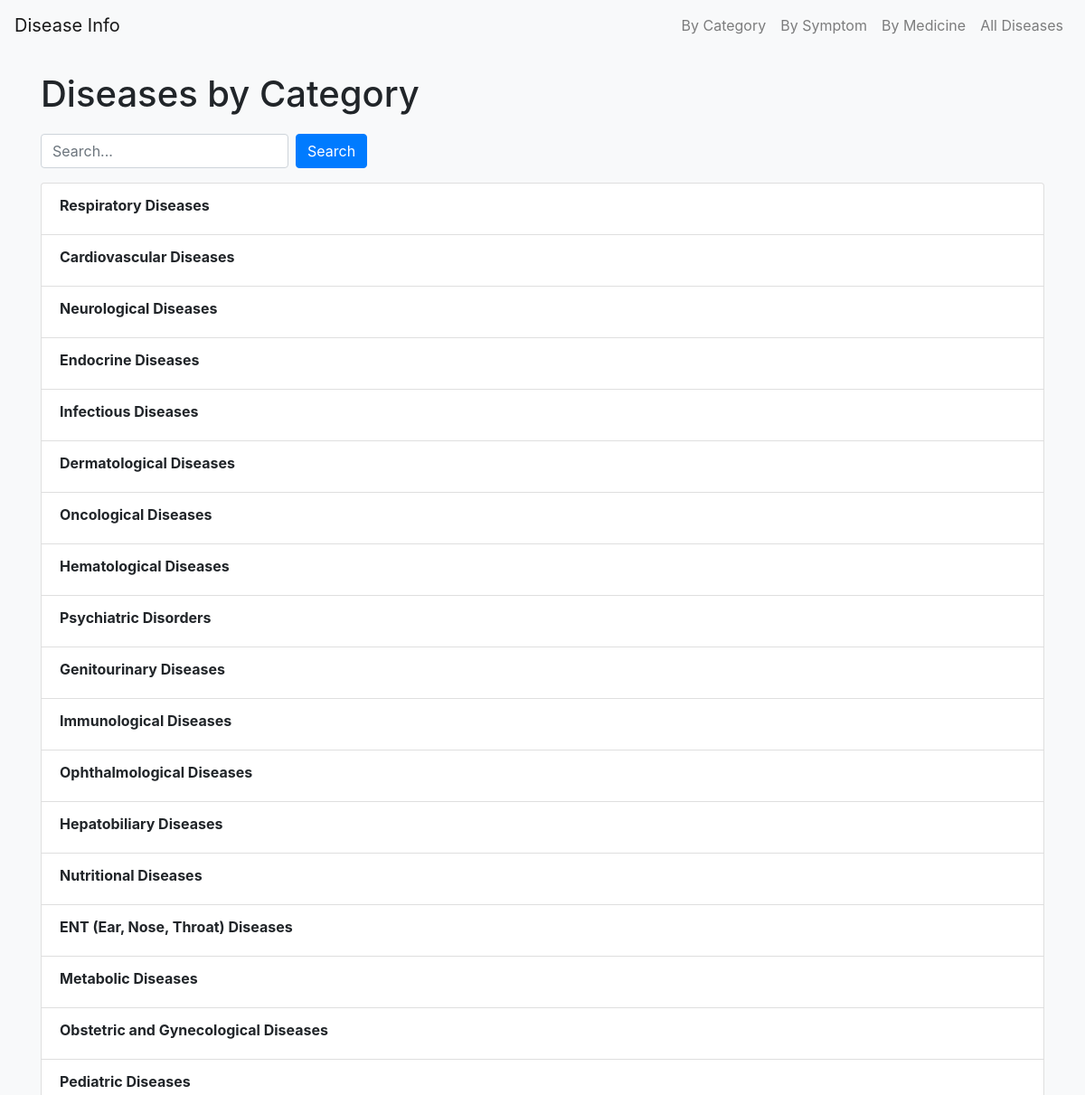
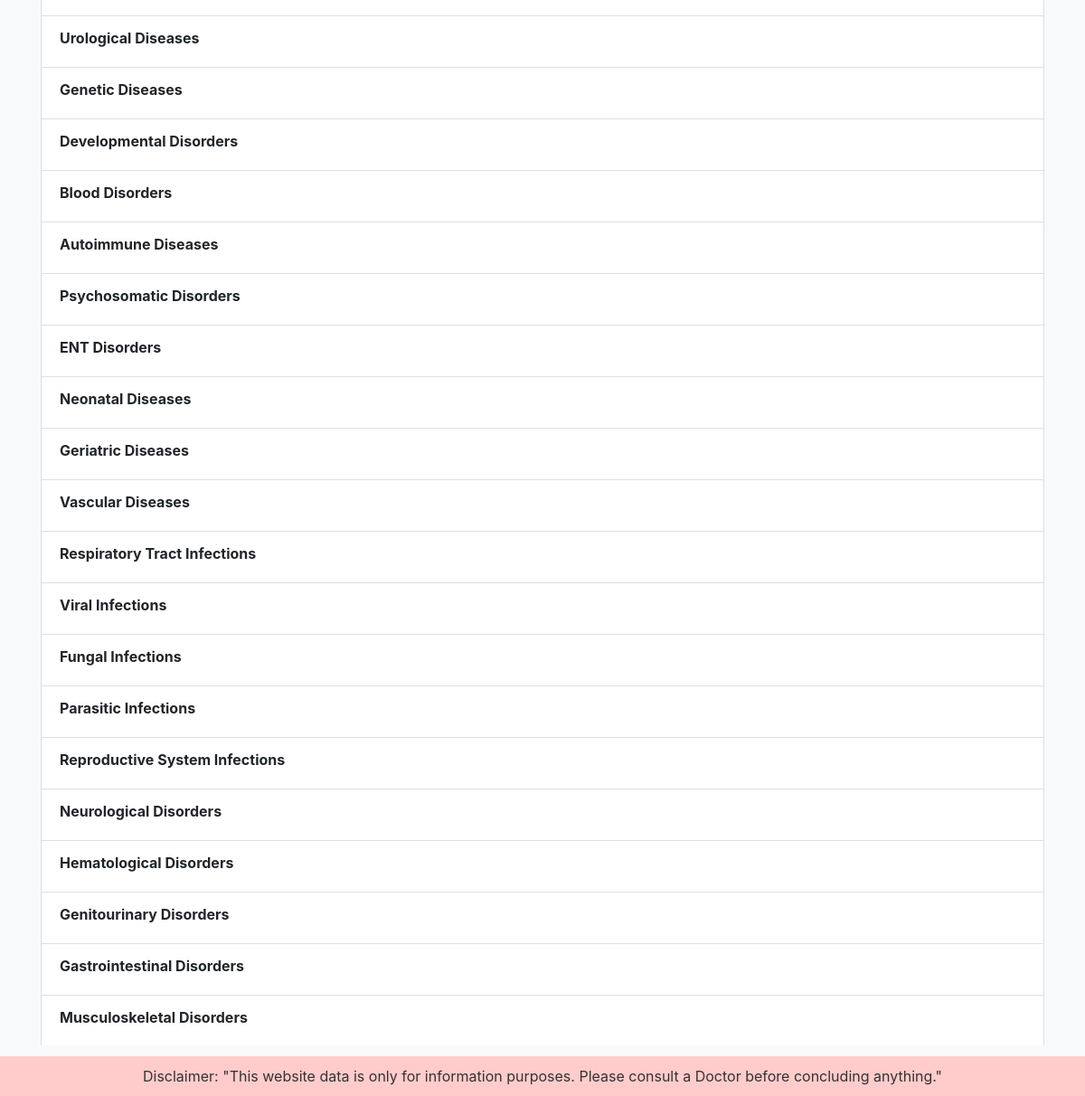
The app's page /by_category/ with its own data (2 pictures, top to bottom).
### diseases/models.py (models this page shows, shortened)
class Category(models.Model):
    name = models.CharField(max_length=100)

### diseases/views.py (the view)
# urls.py: path('by_category/', views.by_category, name='by_category'),
def by_category(request):
    query = request.GET.get('search')
    if query:
        categories = Category.objects.filter(Q(name__icontains=query) | Q(disease__name__icontains=query)).distinct()
    else:
        categories = Category.objects.all()
    return render(request, 'by_category.html', {'categories': categories})

### diseases/templates/by_category.html (shortened to what this page needs)
<!DOCTYPE html>
<html>
<head>
    <link rel="stylesheet" href="https://stackpath.bootstrapcdn.com/bootstrap/4.5.2/css/bootstrap.min.css">
    {% load static %}
    <link rel="stylesheet" href="{% static 'diseases/by_category.css' %}">
</head>
<body>
    <nav class="navbar navbar-expand-lg navbar-light bg-light">
        <a class="navbar-brand" href="{% url 'home' %}">Disease Info</a>
        <div class="collapse navbar-collapse">
            <ul class="navbar-nav ml-auto">
                <li class="nav-item">
                    <a class="nav-link" href="{% url 'by_category' %}">By Category</a>
                </li>
                <li class="nav-item">
                    <a class="nav-link" href="{% url 'by_symptom' %}">By Symptom</a>
                </li>
                <li class="nav-item">
                    <a class="nav-link" href="{% url 'by_medicine' %}">By Medicine</a>
                </li>
                <li class="nav-item">
                    <a class="nav-link" href="{% url 'all_diseases' %}">All Diseases</a>
                </li>
            </ul>
        </div>
    </nav>
    <div class="container mt-4">
        <h1>Diseases by Category</h1>
        <form class="form-inline mb-3" method="GET" action="">
            <input class="form-control mr-2" type="text" name="search" placeholder="Search...">
            <button class="btn btn-primary" type="submit">Search</button>
        </form>
        <ul class="list-group">
            {% for category in categories %}
                <li class="list-group-item">
                    <strong>{{ category.name }}</strong>
                </li>
            {% endfor %}
        </ul>
        <a class="btn btn-secondary mt-3" href="{% url 'home' %}">Back to Home</a>
    </div>
    <footer class="footer bg-light mt-4 py-3">
        <div class="container text-center">
            <span class="text-muted">© 2024 Disease Info</span>
        </div>
    </footer>
    <div class="disclaimer">
        <marquee behavior="" direction=""><p>Disclaimer: "This website data is only for information purposes. Please consult a Doctor before concluding anything."</p></marquee>
    </div>
</body>
</html>

### diseases/static/diseases/by_category.css (style rules this page uses)
body { background-color: #f8f9fa; }
.navbar { margin-bottom: 20px; }
.container h1 { margin-bottom: 20px; }
.form-inline { margin-bottom: 20px; }
.footer { background-color: #343a40; color: white; padding: 10px 0; position: fixed; bottom: 0; width: 100%; text-align: center; }
.disclaimer { background-color: #ffcccb; color: #333; padding: 10px; position: fixed; bottom: 0; width: 100%; text-align: center; z-index: 1000; }
.disclaimer p { display: inline-block; white-space: nowrap; animation: scroll-left 10s linear infinite; margin: 0; }

### records on screen
Category: name "Respiratory Diseases"
Category: name "Cardiovascular Diseases"
Category: name "Neurological Diseases"
Category: name "Endocrine Diseases"
Category: name "Infectious Diseases"
Category: name "Dermatological Diseases"
Category: name "Oncological Diseases"
Category: name "Hematological Diseases"
Category: name "Psychiatric Disorders"
Category: name "Genitourinary Diseases"
Category: name "Immunological Diseases"
Category: name "Ophthalmological Diseases"
Category: name "Hepatobiliary Diseases"
Category: name "Nutritional Diseases"
Category: name "ENT (Ear, Nose, Throat) Diseases"
Category: name "Metabolic Diseases"
Category: name "Obstetric and Gynecological Diseases"
Category: name "Pediatric Diseases"
Category: name "Urological Diseases"
Category: name "Genetic Diseases"
Category: name "Developmental Disorders"
Category: name "Blood Disorders"
Category: name "Autoimmune Diseases"
Category: name "Psychosomatic Disorders"
Category: name "ENT Disorders"
Category: name "Neonatal Diseases"
Category: name "Geriatric Diseases"
Category: name "Vascular Diseases"
Category: name "Respiratory Tract Infections"
Category: name "Viral Infections"
Category: name "Fungal Infections"
Category: name "Parasitic Infections"
Category: name "Reproductive System Infections"
Category: name "Neurological Disorders"
Category: name "Hematological Disorders"
Category: name "Genitourinary Disorders"
Category: name "Gastrointestinal Disorders"
Category: name "Musculoskeletal Disorders"
